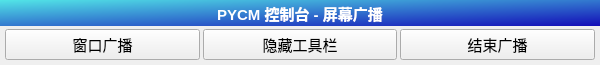
<?xml version="1.0" encoding="UTF-8"?>
<ui version="4.0">
 <class>ScreenBroadcastForm</class>
 <widget class="QWidget" name="ScreenBroadcastForm">
  <property name="geometry">
   <rect>
    <x>0</x>
    <y>0</y>
    <width>600</width>
    <height>65</height>
   </rect>
  </property>
  <property name="windowTitle">
   <string>屏幕广播</string>
  </property>
  <property name="windowIcon">
   <iconset resource="../Resources/Resources.qrc">
    <normaloff>:/Core/Core/Logo.png</normaloff>:/Core/Core/Logo.png</iconset>
  </property>
  <layout class="QVBoxLayout" name="main_layout">
   <property name="spacing">
    <number>0</number>
   </property>
   <property name="leftMargin">
    <number>0</number>
   </property>
   <property name="topMargin">
    <number>0</number>
   </property>
   <property name="rightMargin">
    <number>0</number>
   </property>
   <property name="bottomMargin">
    <number>0</number>
   </property>
   <item>
    <widget class="QWidget" name="main_container" native="true">
     <layout class="QVBoxLayout" name="main_container_layout">
      <property name="spacing">
       <number>0</number>
      </property>
      <property name="leftMargin">
       <number>0</number>
      </property>
      <property name="topMargin">
       <number>0</number>
      </property>
      <property name="rightMargin">
       <number>0</number>
      </property>
      <property name="bottomMargin">
       <number>0</number>
      </property>
      <item>
       <widget class="QLabel" name="title_label">
        <property name="font">
         <font>
          <pointsize>11</pointsize>
          <weight>75</weight>
          <bold>true</bold>
         </font>
        </property>
        <property name="styleSheet">
         <string notr="true">background-color: qlineargradient(spread:pad, x1:0, y1:0, x2:1, y2:1, stop:0 rgba(82, 229, 231, 255), stop:1 rgba(19, 12, 183, 255));
color: rgb(255, 255, 255);</string>
        </property>
        <property name="text">
         <string>PYCM 控制台 - 屏幕广播</string>
        </property>
        <property name="alignment">
         <set>Qt::AlignCenter</set>
        </property>
       </widget>
      </item>
      <item>
       <layout class="QHBoxLayout" name="tool_buttons_layout" stretch="1,1,1">
        <property name="spacing">
         <number>3</number>
        </property>
        <property name="leftMargin">
         <number>5</number>
        </property>
        <property name="topMargin">
         <number>3</number>
        </property>
        <property name="rightMargin">
         <number>5</number>
        </property>
        <property name="bottomMargin">
         <number>5</number>
        </property>
        <item>
         <widget class="QPushButton" name="window_broadcast">
          <property name="sizePolicy">
           <sizepolicy hsizetype="Minimum" vsizetype="Minimum">
            <horstretch>0</horstretch>
            <verstretch>0</verstretch>
           </sizepolicy>
          </property>
          <property name="font">
           <font>
            <pointsize>11</pointsize>
           </font>
          </property>
          <property name="text">
           <string>窗口广播</string>
          </property>
          <property name="checkable">
           <bool>true</bool>
          </property>
         </widget>
        </item>
        <item>
         <widget class="QPushButton" name="hide_toolbar">
          <property name="sizePolicy">
           <sizepolicy hsizetype="Minimum" vsizetype="Minimum">
            <horstretch>0</horstretch>
            <verstretch>0</verstretch>
           </sizepolicy>
          </property>
          <property name="font">
           <font>
            <pointsize>11</pointsize>
           </font>
          </property>
          <property name="text">
           <string>隐藏工具栏</string>
          </property>
         </widget>
        </item>
        <item>
         <widget class="QPushButton" name="stop_broadcast">
          <property name="sizePolicy">
           <sizepolicy hsizetype="Minimum" vsizetype="Minimum">
            <horstretch>0</horstretch>
            <verstretch>0</verstretch>
           </sizepolicy>
          </property>
          <property name="font">
           <font>
            <pointsize>11</pointsize>
           </font>
          </property>
          <property name="text">
           <string>结束广播</string>
          </property>
         </widget>
        </item>
       </layout>
      </item>
     </layout>
    </widget>
   </item>
  </layout>
 </widget>
 <resources>
  <include location="../Resources/Resources.qrc"/>
 </resources>
 <connections>
  <connection>
   <sender>window_broadcast</sender>
   <signal>clicked(bool)</signal>
   <receiver>ScreenBroadcastForm</receiver>
   <slot>toggle_window_broadcast(bool)</slot>
  </connection>
  <connection>
   <sender>hide_toolbar</sender>
   <signal>clicked()</signal>
   <receiver>ScreenBroadcastForm</receiver>
   <slot>hide_toolbar()</slot>
  </connection>
  <connection>
   <sender>stop_broadcast</sender>
   <signal>clicked()</signal>
   <receiver>ScreenBroadcastForm</receiver>
   <slot>stop_broadcast()</slot>
  </connection>
 </connections>
 <slots>
  <slot>toggle_window_broadcast(bool)</slot>
  <slot>hide_toolbar()</slot>
  <slot>stop_broadcast()</slot>
 </slots>
</ui>
